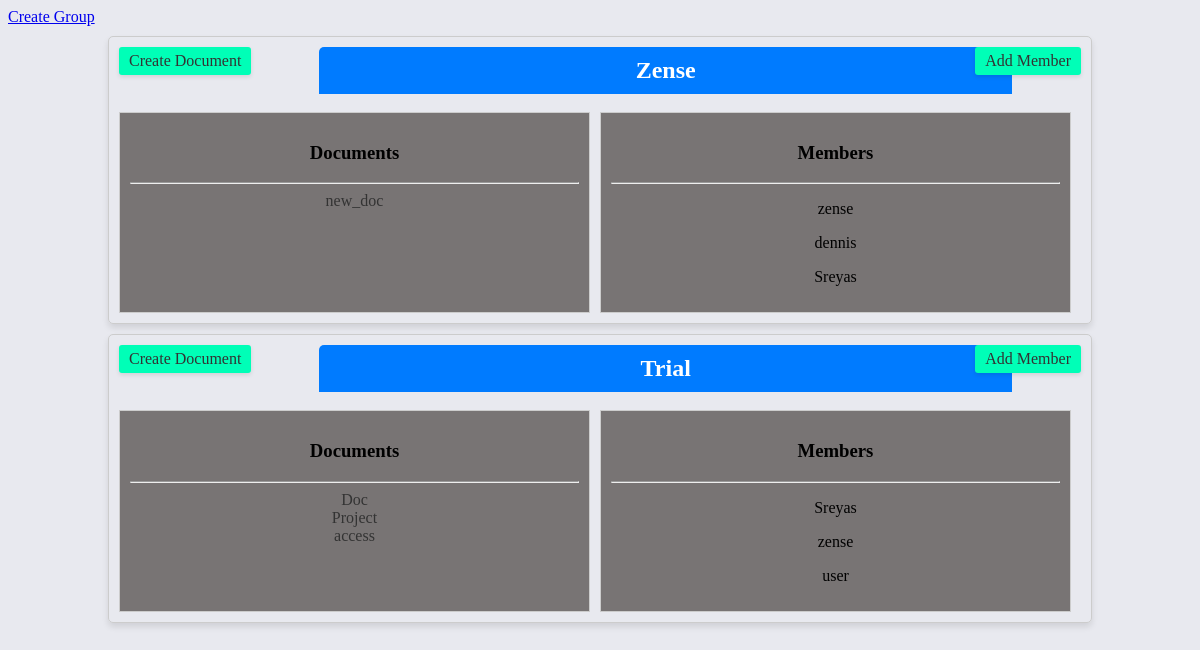
Before: /home/ (signed in) with the older database file.
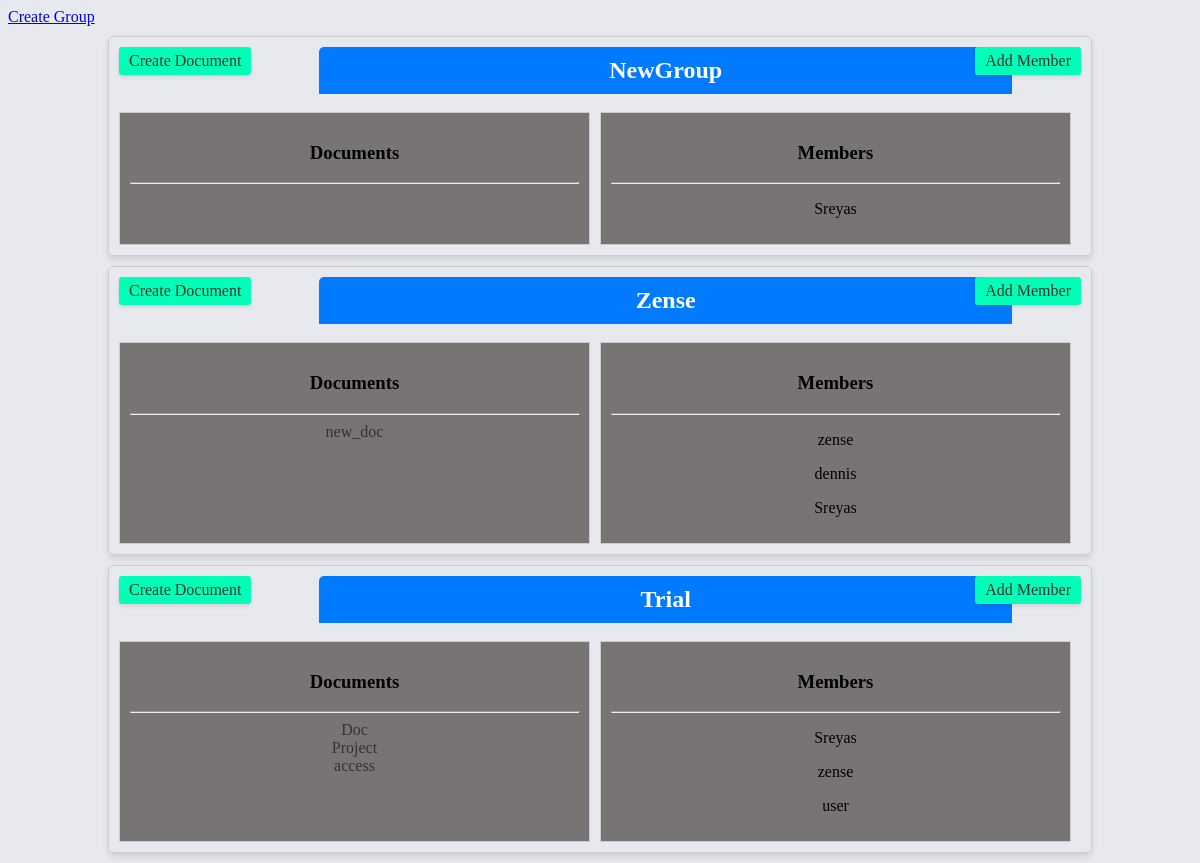
After: the same page with the newer database file.
### videoCall/models.py (models this page shows, shortened)
class Group(models.Model):
    name=models.CharField(max_length=100,primary_key=True)
    created = models.DateTimeField(auto_now_add=True)
    doc=models.ManyToManyField(Document,related_name='groups')
    setting=models.CharField(max_length=15,choices=options)
    class Meta:
        ordering = ['-created']

class Profile(models.Model):
    user=models.OneToOneField(User,related_name='profile',on_delete=models.CASCADE)
    groups=models.ManyToManyField(Group,related_name='user_profile')
    admin=models.ManyToManyField(Group,related_name='admin_right')

### liveEdit/models.py (models this page shows, shortened)
class Document(models.Model):
    name = models.CharField(max_length=100)
    content = models.TextField(null=True)
    setting = models.CharField(max_length=15, choices=options)

### videoCall/views.py (the view)
# urls.py: path('home/',views.home,name='home'),
@login_required(login_url='videoCall:login')
def home(request):
    profile=Profile.objects.get(user=request.user)
    return render(request,'home.html',{'groups':profile.groups.all()})

### videoCall/templates/home.html (shortened to what this page needs)
{% extends 'layout.html' %}
{% block content %}
<a href="{% url 'videoCall:createGroup' %}">Create Group</a>
{% for group in groups %}
<div class="card">
    <a href="{% url 'videoCall:lobby' group=group.name %}" class="group">
        <h2>{{ group.name }}</h2>
    </a>
    <div class="add-member-link">
        <a href="{% url 'videoCall:addMember' group=group.name %}">Add Member</a>
    </div>
    <div class="add-doc-link">
        <a href="{% url 'videoCall:addDoc' group=group.name %}">Create Document</a>
    </div>
    <br>
    <div class="table">
        <div class="document">
            <h3> Documents </h3>
            <hr>
            {% for doc in group.doc.all %}
            <a href="{% url 'liveEdit:doc' group=group.name doc=doc.name %}">{{ doc.name }}</a>
            <br>
            {% endfor %}
        </div>
        <div class="document">
            <h3> Members </h3>
            <hr>
            {% for member in group.user_profile.all %}
            <p>{{ member.user.username }}</p>
            {% endfor %}
        </div>
    </div>
</div>
{% endfor %}
{% endblock content %}

### videoCall/templates/layout.html (shortened to what this page needs)
<!DOCTYPE html>
{% load static %}
<html lang="en">
<head>
    <link rel='stylesheet' type='text/css' media='screen' href="{% static 'styles/main.css' %}"">
</head>
<body>
    {% block content %} {% endblock content %}
</body>
</html>

### static/styles/main.css (style rules this page uses)
:root { --shadow:0 4px 6px -1px rgba(0,0,0,0.1),0 2px 4px -1px rgba(0,0,0,0.6); }
body { background-color: rgba(232,233,239,1); }

### videoCall/templates/home.html (style rules this page uses)
.document { flex: 1; padding: 10px; border: 1px solid #ccc; background-color: rgba(118, 114, 114, 0.983); margin-right: 10px; }
.card { border: 1px solid #ccc; border-radius: 5px; padding: 10px; margin: 10px; margin-left: 100px; margin-right: 100px; text-align: center; box-shadow: 0 4px 6px rgba(0, 0, 0, 0.1); transition: transform 0.2s; position: relative; }
.add-member-link { position: absolute; background-color: rgb(0, 255, 183); top: 10px; right: 10px; color: white; padding: 5px 10px; text-decoration: none; border-radius: 3px; box-shadow: 0 2px 4px rgba(0, 0, 0, 0.1); }
.add-doc-link { position: absolute; background-color: rgb(0, 255, 183); top: 10px; left: 10px; color: white; padding: 5px 10px; text-decoration: none; border-radius: 3px; box-shadow: 0 2px 4px rgba(0, 0, 0, 0.1); }
.card a { text-decoration: none; color: #333; }
.group h2 { margin: 0; padding: 10px; background-color: #007BFF; color: white; border-top-left-radius: 5px; border-top-right-radius: 5px; width: 70%; margin-left:200px ; }
.table { display: flex; }

Changed rows visible on the page:
added Group: name "NewGroup", Profile (user.username "Sreyas")
